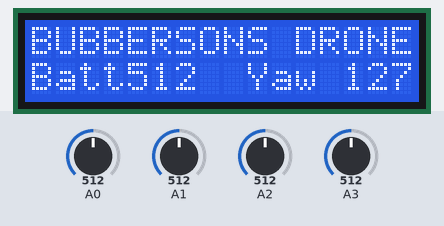
Recording of a sketch running on a simulated Arduino Uno, built with avr-gcc and run on an emulated ATmega328P. Shown: 16×2 character LCD. The test bench sets the inputs (shaded band); at power-on: A2 = 512, A3 = 512, A0 = 512, A1 = 512. No radio packets arrive unless stated; what the sketch prints to the serial monitor is not drawn.

Above: at 2.2 s.
2.3 s: A2 set to 716
At 3.5 s:
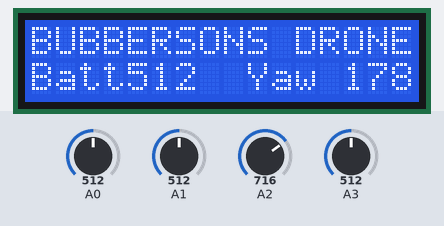
3.8 s: A3 set to 417
6.8 s: A3 set to 386
8.3 s: A2 set to 992
At 9.2 s:
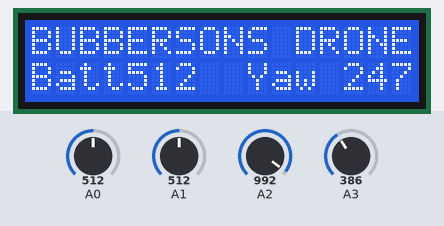
9.8 s: A2 set to 306
At 10.2 s:
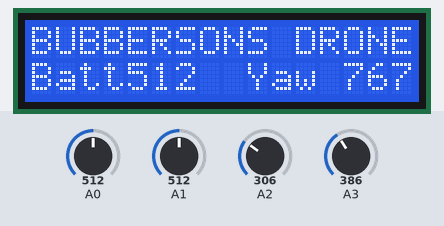
Timing chart, 0 to 12.3 s (numbered marks = the images above; inputs shaded):
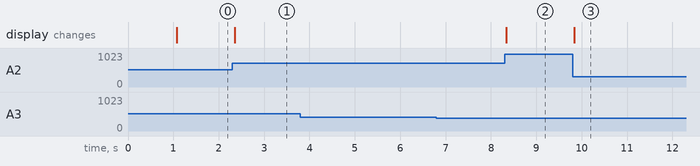

The sketch:

Drone_Transmitter.ino
```cpp
//TRANSMITTER//
#include <SPI.h>
#include "nRF24L01.h"
#include "RF24.h"
#include <LiquidCrystal.h>

struct packet {
  byte posw;
  byte posx;
  byte posy;
  byte posz;
} State;

RF24 radio(9, 10);
const uint64_t pipe =183 ;
float ack=0.0; //for current battery voltage

const int rs = 7, en = 6, d4 = 5, d5 = 4, d6 = 3, d7 = 2;     //lcd configurations
LiquidCrystal lcd(rs, en, d4, d5, d6, d7);

void setup(void) {
  Serial.begin(9600);
  radio.begin();
  radio.openWritingPipe(pipe);
    radio.enableAckPayload();
  lcd.begin(16, 2);
  lcd.clear();
  lcd.setCursor(0,0);
  // Print a message to the LCD.
  lcd.print("BUBBERSONS DRONE");
  lcd.setCursor(0,1);
  // Print a message to the LCD.
  lcd.print("Thr");
   lcd.setCursor(4,1);
    lcd.print(analogRead(A3));
  lcd.setCursor(9,1);
  // Print a message to the LCD.
  lcd.print("Yaw");
   lcd.setCursor(13,1);
    lcd.print(State.posy);
  delay(1000);
  lcd.setCursor(0,1);
    lcd.print("Batt");

}

void loop(void) {


    State.posw = map(analogRead(A0),0, 1023, 0, 255);  //mark all your inputs I have only used 4
    State.posx = map(analogRead(A1), 0, 1023, 255, 0);
    State.posy = map(analogRead(A2), 0, 1023, 0, 255);
    State.posz =  map(analogRead(A3),0, 1023, 0, 255); //esc-min,max
    radio.write(&State, sizeof(State));

    lcd.setCursor(13,1);
    lcd.print(State.posy);
    if ( radio.isAckPayloadAvailable() ) {
            radio.read(&ack, sizeof(ack));
      Serial.println(ack);
         lcd.setCursor(4, 1);
  lcd.print(ack);     //print battery voltage
 }
        else {
            Serial.println("  Acknowledge but no data ");
        }

    Serial.println(State.posz);


    }
```

Measured:
- after the input at 2.3 s, the display: changes after 0.05 s (image 1)
- after the input at 3.8 s, every drawn part: stays the same
- after the input at 6.8 s, every drawn part: stays the same
- after the input at 8.3 s, the display: changes at once (image 2)
- after the input at 9.8 s, the display: changes at once (image 3)
